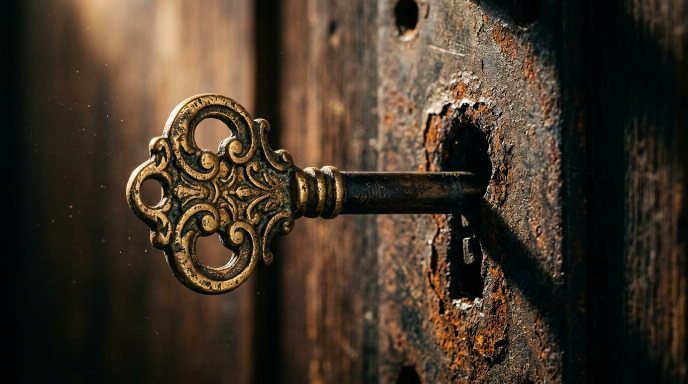
#> input picture motion/key_rgba.png, 1376 x 768 px (shown at 1/2 size)
$ python render.py
#> lines starting #> are read from the running program, lines starting #| are printed output that depends on the picture
"""Procedural 10s cinematic motion from the still.

Pipeline per frame
  1. camera transform (dolly in toward the key/lock junction, slow drift, roll, jolt shake)
  2. key layer: piecewise rotation of the bow around the lock axis with a weight ramp to the
     pinned shaft, plus strain tremble -> jam / recoil
  3. dust motes (parallax, two depth layers) + rust flecks kicked off the lock at each jam
  4. light sweep on the metal, breathing warm beam, bloom/halation
  5. grade: chromatic aberration, filmic curve, split tone, vignette, grain

Usage
  python render.py --preview 0,2.6,5.0,7.4,9.9      # PNG stills to preview/
  python render.py --video ../key_lock_motion.mp4    # full 10s, 1920x1080, 30 fps
"""
import argparse
import math
import os
import subprocess
import sys

import cv2
import imageio_ffmpeg
import numpy as np

HERE = os.path.dirname(os.path.abspath(__file__))
KEY = os.path.join(HERE, "key_rgba.png")
PLATE = os.path.join(HERE, "plate.png")

OUT_W, OUT_H = 1920, 1080
FPS = 30
DUR = 10.0
SS = 1.5                      # supersample factor for the render canvas
CW, CH = int(OUT_W * SS), int(OUT_H * SS)

SRC_W, SRC_H = 1376, 768
BASE = max(OUT_W / SRC_W, OUT_H / SRC_H)          # cover
FOCUS = np.array([742.0, 352.0])                  # source-space point the dolly pushes toward
PIVOT = np.array([905.0, 372.0])                  # lock axis, source space
RAMP = (566.0, 650.0)                             # bow -> shaft weight ramp (source x)
KEYHOLE = np.array([930.0, 430.0])                # where rust flecks come from

rng = np.random.default_rng(20240517)


# ----------------------------------------------------------------- helpers
def smoother(x):
    x = np.clip(x, 0.0, 1.0)
    return x * x * x * (x * (x * 6 - 15) + 10)


# [9 lines left out: function track, not called in this run]


def trapezoid(t, a, b, ramp):
    return smoother((t - a) / ramp) * (1.0 - smoother((t - (b - ramp)) / ramp))


# [7 lines left out: function affine, not called in this run]


# ------------------------------------------------------------ key timing
ANGLE_KEYS = [
    (0.00, 0.0), (0.75, 0.0),
    (2.55, -4.4), (2.85, -5.0), (3.05, -3.5), (3.45, -3.0),
    (6.20, -6.5), (6.52, -7.0), (6.78, -4.2), (7.05, -3.5), (7.45, -3.3),
    (9.35, -5.9), (9.62, -6.3), (9.85, -5.6), (10.0, -5.4),
]
PRESS = [(0.75, 2.90, 0.9), (3.45, 6.60, 0.8), (7.45, 9.75, 0.8)]
JOLTS = [(2.85, 1.0), (6.52, 1.35), (9.62, 0.8)]


def press_env(t):
    return max((trapezoid(t, a, b, r) for a, b, r in PRESS), default=0.0)


# [43 lines left out: functions key_angle, shake, camera, cam_matrix, not called in this run]


# ------------------------------------------------------------- particles
class Motes:
    def __init__(self, n, rmin, rmax, bmin, bmax, depth, drift, seed):
        r = np.random.default_rng(seed)
        self.n = n
        self.p = r.uniform(-0.62, 0.62, (n, 2)) * np.array([CW, CH])
        self.v = r.normal(0, 1, (n, 2)) * drift
        self.depth = r.uniform(*depth, n)
        self.r = r.uniform(rmin, rmax, n)
        self.b = r.uniform(bmin, bmax, n)
        self.ph = r.uniform(0, 2 * math.pi, n)
        self.w = r.uniform(0.2, 0.9, n)

    # [13 lines left out: function draw, not called in this run]


_SPRITES = {}


# [23 lines left out: functions sprite, add_sprite, not called in this run]


class Flecks:
    """Rust / grit kicked out of the lock at each jam."""

    def __init__(self):
        self.items = []
        r = np.random.default_rng(771)
        for t0, amp in JOLTS:
            for _ in range(int(34 * amp)):
                self.items.append(dict(
                    t0=t0 + r.uniform(0.0, 0.10),
                    p=KEYHOLE + r.normal(0, 1, 2) * np.array([26, 22]),
                    v=r.normal(0, 1, 2) * np.array([1.6, 1.2]) + np.array([-0.5, -0.9]),
                    r=r.uniform(1.2, 3.2), life=r.uniform(0.6, 1.5), b=r.uniform(0.22, 0.62)))

    # [9 lines left out: function draw, not called in this run]


# --------------------------------------------------------------- assets
def load():
    key = cv2.imread(KEY, cv2.IMREAD_UNCHANGED).astype(np.float32) / 255.0
    plate = cv2.imread(PLATE).astype(np.float32) / 255.0
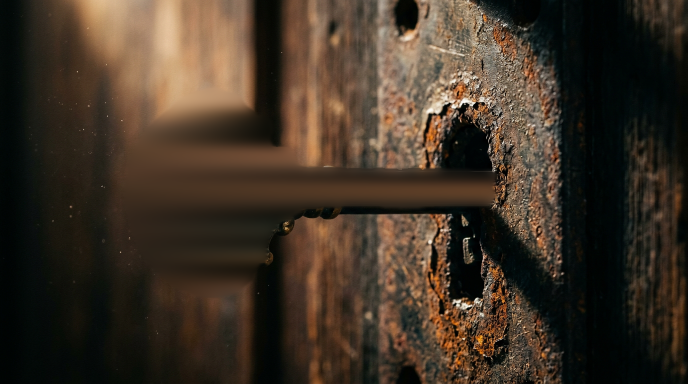
#> input picture motion/plate.png, 1376 x 768 px (shown at 1/2 size)
    b, g, r, a = key[..., 0], key[..., 1], key[..., 2], key[..., 3]
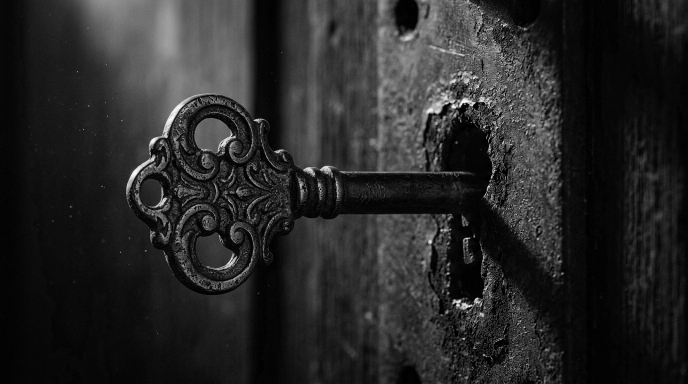
#> b: shape (768, 1376) float32 (shown at 1/2 size); min 0, max 0.996, mean 0.155
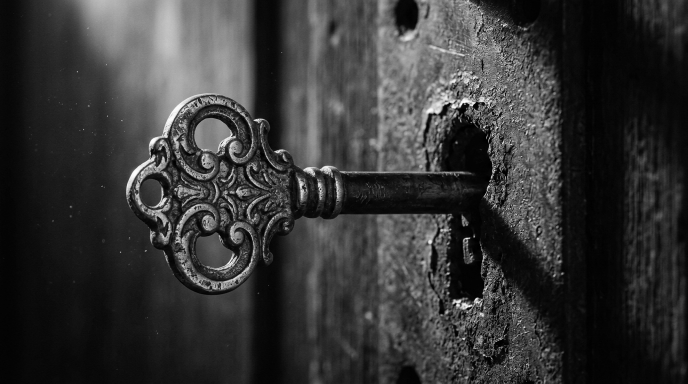
#> g: shape (768, 1376) float32 (shown at 1/2 size); min 0, max 1, mean 0.21
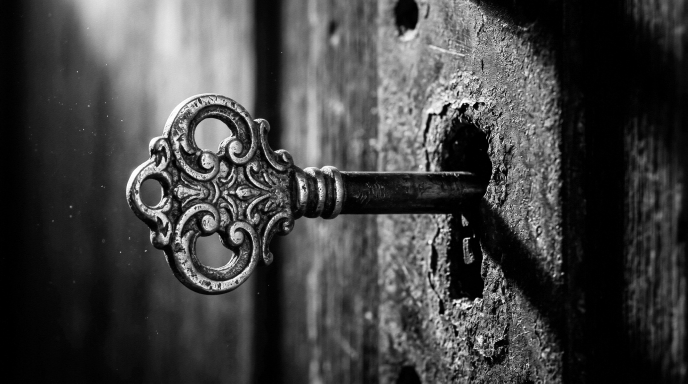
#> r: shape (768, 1376) float32 (shown at 1/2 size); min 0, max 1, mean 0.26
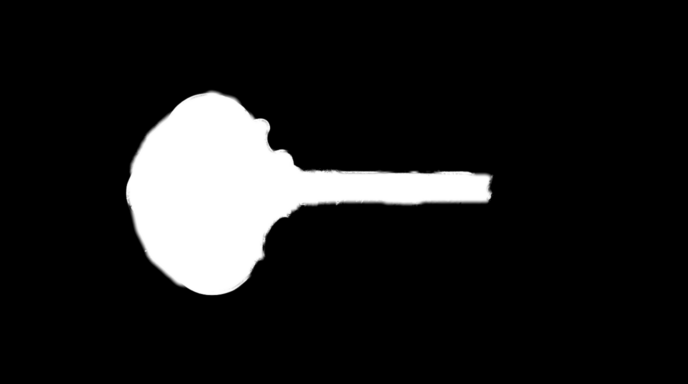
#> a: shape (768, 1376) float32 (shown at 1/2 size); min 0, max 1, mean 0.115
    pm = np.dstack([b * a, g * a, r * a, a]).astype(np.float32)
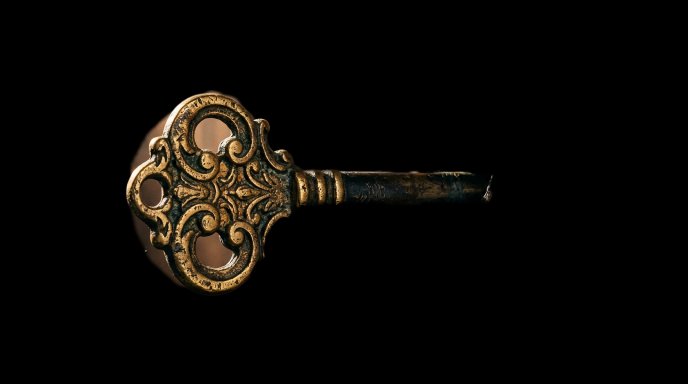
#> pm: shape (768, 1376, 4) float32 (shown at 1/2 size); mean of channels 0, 1, 2, 3 0.0199, 0.0307, 0.0385, 0.115; drawn as B, G, R

    # bow->shaft weight map (1 = rotates, 0 = pinned in the lock)
    xs = np.arange(SRC_W, dtype=np.float32)[None, :].repeat(SRC_H, 0)
    w = 1.0 - smoother((xs - RAMP[0]) / (RAMP[1] - RAMP[0]))
    w = cv2.GaussianBlur(w, (0, 0), 9).astype(np.float32)

    # warm light on the metal
    return pm, plate, w


PM_KEY, PLATE_SRC, BOW_W = load()
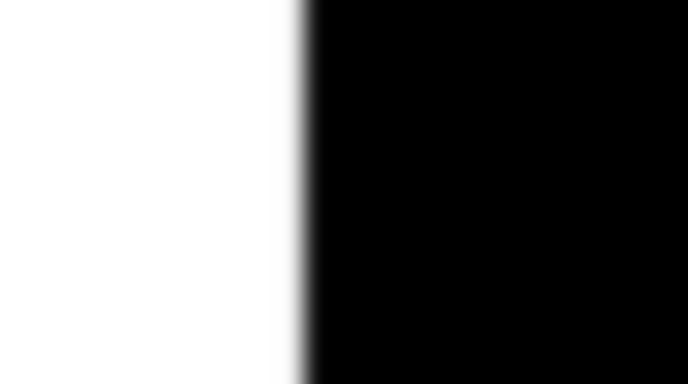
#> BOW_W: shape (768, 1376) float32 (shown at 1/2 size); min 0, max 1, mean 0.442
VIGNETTE = None
def grain_tile(n):
    """Fresh noise every frame (a repeating tile reads as a 10 Hz strobe)."""
    return np.random.default_rng(n).normal(0, 1, (OUT_H // 2 + 2, OUT_W // 2 + 2)).astype(np.float32)


# [116 lines left out: functions vignette, warped_key, render_frame, not called in this run]


def build_particles():
    far = Motes(58, 2.5, 7.0, 0.11, 0.36, (0.55, 0.95), 9.0, 11)
    near = Motes(34, 3.4, 11.0, 0.10, 0.34, (1.05, 2.10), 16.0, 29)
    return far, near, Flecks()


def main():
    ap = argparse.ArgumentParser()
    ap.add_argument("--preview", default="")
    ap.add_argument("--video", default="")
    ap.add_argument("--start", type=float, default=0.0)
    ap.add_argument("--end", type=float, default=DUR)
    args = ap.parse_args()

    far, near, flecks = build_particles()

    if args.preview:
        os.makedirs(os.path.join(HERE, "preview"), exist_ok=True)
        for ts in args.preview.split(","):
            t = float(ts)
            fr = render_frame(t, far, near, flecks)
            p = os.path.join(HERE, "preview", f"f_{t:05.2f}.png")
            cv2.imwrite(p, fr)
            print("wrote", p, flush=True)
        return

    out = args.video or os.path.join(HERE, "..", "key_lock_motion.mp4")
    n0 = int(round(args.start * FPS))
    n1 = int(round(args.end * FPS))
    cmd = [imageio_ffmpeg.get_ffmpeg_exe(), "-y", "-hide_banner", "-loglevel", "error",
           "-f", "rawvideo", "-pix_fmt", "bgr24", "-s", f"{OUT_W}x{OUT_H}", "-r", str(FPS),
           "-i", "-", "-an",
           "-c:v", "libx264", "-preset", "slow", "-crf", "16", "-pix_fmt", "yuv420p",
           "-profile:v", "high", "-movflags", "+faststart", out]
    proc = subprocess.Popen(cmd, stdin=subprocess.PIPE)
    for i in range(n0, n1):
        t = i / FPS
        proc.stdin.write(render_frame(t, far, near, flecks).tobytes())
        if i % 30 == 0:
            print(f"frame {i}/{n1} ({100 * i / n1:.0f}%)", flush=True)
    proc.stdin.close()
    proc.wait()
    print("done ->", os.path.abspath(out), flush=True)


if __name__ == "__main__":
    main()
#> (the call stopped at in main, `cmd = [imageio_ffmpeg.get_ffmpeg_exe(), "-y", "-hide_banner", "-loglev..`: imageio_ffmpeg is not available in this run)
